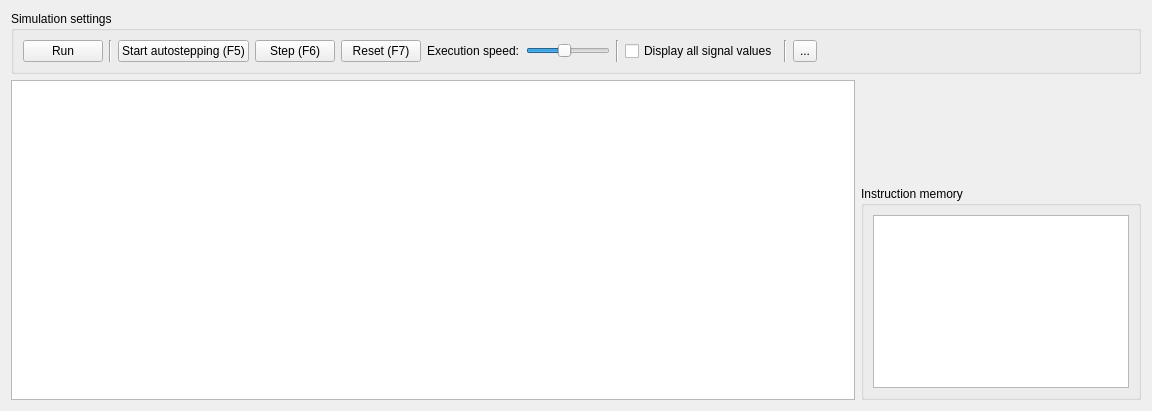
<?xml version="1.0" encoding="UTF-8"?>
<ui version="4.0">
 <class>ProcessorTab</class>
 <widget class="QWidget" name="ProcessorTab">
  <property name="geometry">
   <rect>
    <x>0</x>
    <y>0</y>
    <width>1152</width>
    <height>411</height>
   </rect>
  </property>
  <property name="windowTitle">
   <string>Form</string>
  </property>
  <layout class="QGridLayout" name="gridLayout">
   <item row="0" column="0">
    <layout class="QVBoxLayout" name="verticalLayout_4">
     <item>
      <widget class="QGroupBox" name="groupBox_2">
       <property name="title">
        <string>Simulation settings</string>
       </property>
       <layout class="QGridLayout" name="gridLayout_7">
        <item row="0" column="0">
         <layout class="QHBoxLayout" name="horizontalLayout_5">
          <item>
           <widget class="QPushButton" name="run">
            <property name="toolTip">
             <string>Run until encountering a breakpoint or to the end of the program</string>
            </property>
            <property name="text">
             <string>Run</string>
            </property>
           </widget>
          </item>
          <item>
           <widget class="Line" name="line">
            <property name="orientation">
             <enum>Qt::Vertical</enum>
            </property>
           </widget>
          </item>
          <item>
           <widget class="QPushButton" name="start">
            <property name="sizePolicy">
             <sizepolicy hsizetype="Minimum" vsizetype="Fixed">
              <horstretch>0</horstretch>
              <verstretch>0</verstretch>
             </sizepolicy>
            </property>
            <property name="minimumSize">
             <size>
              <width>90</width>
              <height>0</height>
             </size>
            </property>
            <property name="toolTip">
             <string>Start simulation, stepping through the program</string>
            </property>
            <property name="text">
             <string>Start autostepping (F5)</string>
            </property>
            <property name="shortcut">
             <string>F5</string>
            </property>
            <property name="checkable">
             <bool>true</bool>
            </property>
            <property name="autoRepeatDelay">
             <number>300</number>
            </property>
           </widget>
          </item>
          <item>
           <widget class="QPushButton" name="step">
            <property name="text">
             <string>Step (F6)</string>
            </property>
            <property name="shortcut">
             <string>F6</string>
            </property>
           </widget>
          </item>
          <item>
           <widget class="QPushButton" name="reset">
            <property name="toolTip">
             <string/>
            </property>
            <property name="text">
             <string>Reset (F7)</string>
            </property>
            <property name="shortcut">
             <string>F7</string>
            </property>
           </widget>
          </item>
          <item>
           <widget class="QLabel" name="label_2">
            <property name="text">
             <string>Execution speed:</string>
            </property>
           </widget>
          </item>
          <item>
           <widget class="QSlider" name="execSpeed">
            <property name="sizePolicy">
             <sizepolicy hsizetype="Preferred" vsizetype="Fixed">
              <horstretch>0</horstretch>
              <verstretch>0</verstretch>
             </sizepolicy>
            </property>
            <property name="minimum">
             <number>50</number>
            </property>
            <property name="maximum">
             <number>500</number>
            </property>
            <property name="value">
             <number>250</number>
            </property>
            <property name="orientation">
             <enum>Qt::Horizontal</enum>
            </property>
            <property name="invertedControls">
             <bool>false</bool>
            </property>
           </widget>
          </item>
          <item>
           <widget class="Line" name="line_2">
            <property name="orientation">
             <enum>Qt::Vertical</enum>
            </property>
           </widget>
          </item>
          <item>
           <widget class="QCheckBox" name="displayValues">
            <property name="toolTip">
             <string>Hover over an output node to view signal value</string>
            </property>
            <property name="text">
             <string>Display all signal values</string>
            </property>
           </widget>
          </item>
          <item>
           <widget class="Line" name="line_3">
            <property name="orientation">
             <enum>Qt::Vertical</enum>
            </property>
           </widget>
          </item>
          <item>
           <widget class="QToolButton" name="expandView">
            <property name="sizePolicy">
             <sizepolicy hsizetype="Preferred" vsizetype="Preferred">
              <horstretch>0</horstretch>
              <verstretch>0</verstretch>
             </sizepolicy>
            </property>
            <property name="toolTip">
             <string>Fit pipeline to view (F10)</string>
            </property>
            <property name="text">
             <string>...</string>
            </property>
            <property name="icon">
             <iconset resource="../resources/images.qrc">
              <normaloff>:/logos/expand.svg</normaloff>:/logos/expand.svg</iconset>
            </property>
            <property name="iconSize">
             <size>
              <width>24</width>
              <height>24</height>
             </size>
            </property>
            <property name="shortcut">
             <string>F10</string>
            </property>
           </widget>
          </item>
          <item>
           <spacer name="horizontalSpacer">
            <property name="orientation">
             <enum>Qt::Horizontal</enum>
            </property>
            <property name="sizeHint" stdset="0">
             <size>
              <width>40</width>
              <height>20</height>
             </size>
            </property>
           </spacer>
          </item>
         </layout>
        </item>
       </layout>
      </widget>
     </item>
     <item>
      <layout class="QHBoxLayout" name="horizontalLayout_2">
       <item>
        <widget class="PipelineWidget" name="pipelineWidget">
         <property name="sizePolicy">
          <sizepolicy hsizetype="Expanding" vsizetype="Expanding">
           <horstretch>1</horstretch>
           <verstretch>0</verstretch>
          </sizepolicy>
         </property>
        </widget>
       </item>
       <item>
        <layout class="QVBoxLayout" name="verticalLayout">
         <item>
          <widget class="RegisterContainerWidget" name="registerContainer" native="true">
           <property name="minimumSize">
            <size>
             <width>0</width>
             <height>100</height>
            </size>
           </property>
           <property name="baseSize">
            <size>
             <width>0</width>
             <height>0</height>
            </size>
           </property>
          </widget>
         </item>
         <item>
          <widget class="QGroupBox" name="groupBox_3">
           <property name="title">
            <string>Instruction memory</string>
           </property>
           <layout class="QGridLayout" name="gridLayout_3">
            <item row="0" column="0">
             <widget class="QTableView" name="instructionView">
              <property name="sizePolicy">
               <sizepolicy hsizetype="Minimum" vsizetype="Expanding">
                <horstretch>0</horstretch>
                <verstretch>0</verstretch>
               </sizepolicy>
              </property>
             </widget>
            </item>
           </layout>
          </widget>
         </item>
        </layout>
       </item>
      </layout>
     </item>
    </layout>
   </item>
  </layout>
 </widget>
 <customwidgets>
  <customwidget>
   <class>RegisterContainerWidget</class>
   <extends>QWidget</extends>
   <header>registercontainerwidget.h</header>
   <container>1</container>
  </customwidget>
  <customwidget>
   <class>PipelineWidget</class>
   <extends>QGraphicsView</extends>
   <header>pipelinewidget.h</header>
  </customwidget>
 </customwidgets>
 <resources>
  <include location="../resources/images.qrc"/>
 </resources>
 <connections/>
</ui>
